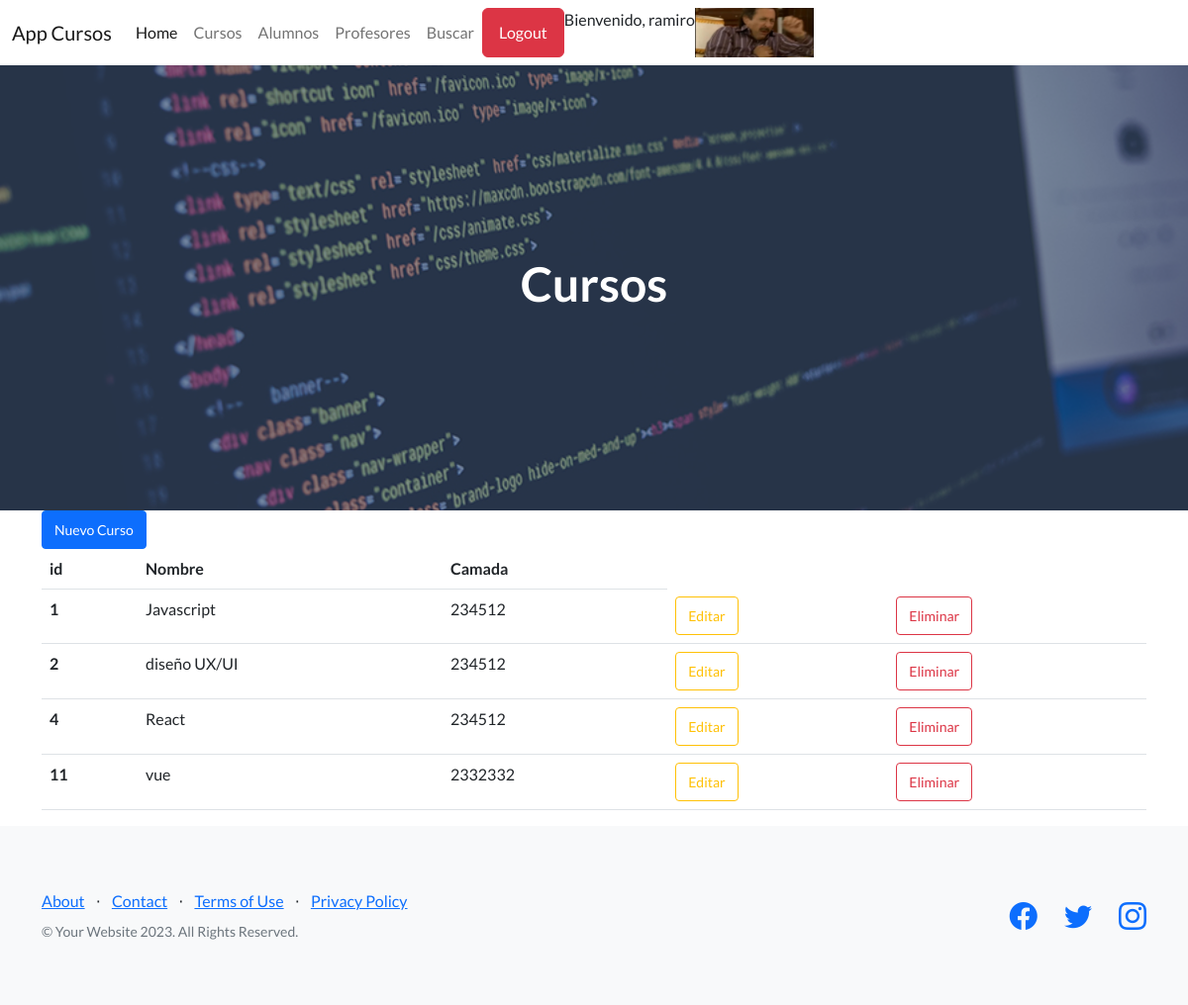
The page /AppCursos/ver_cursos (signed in) on the database as committed earlier.
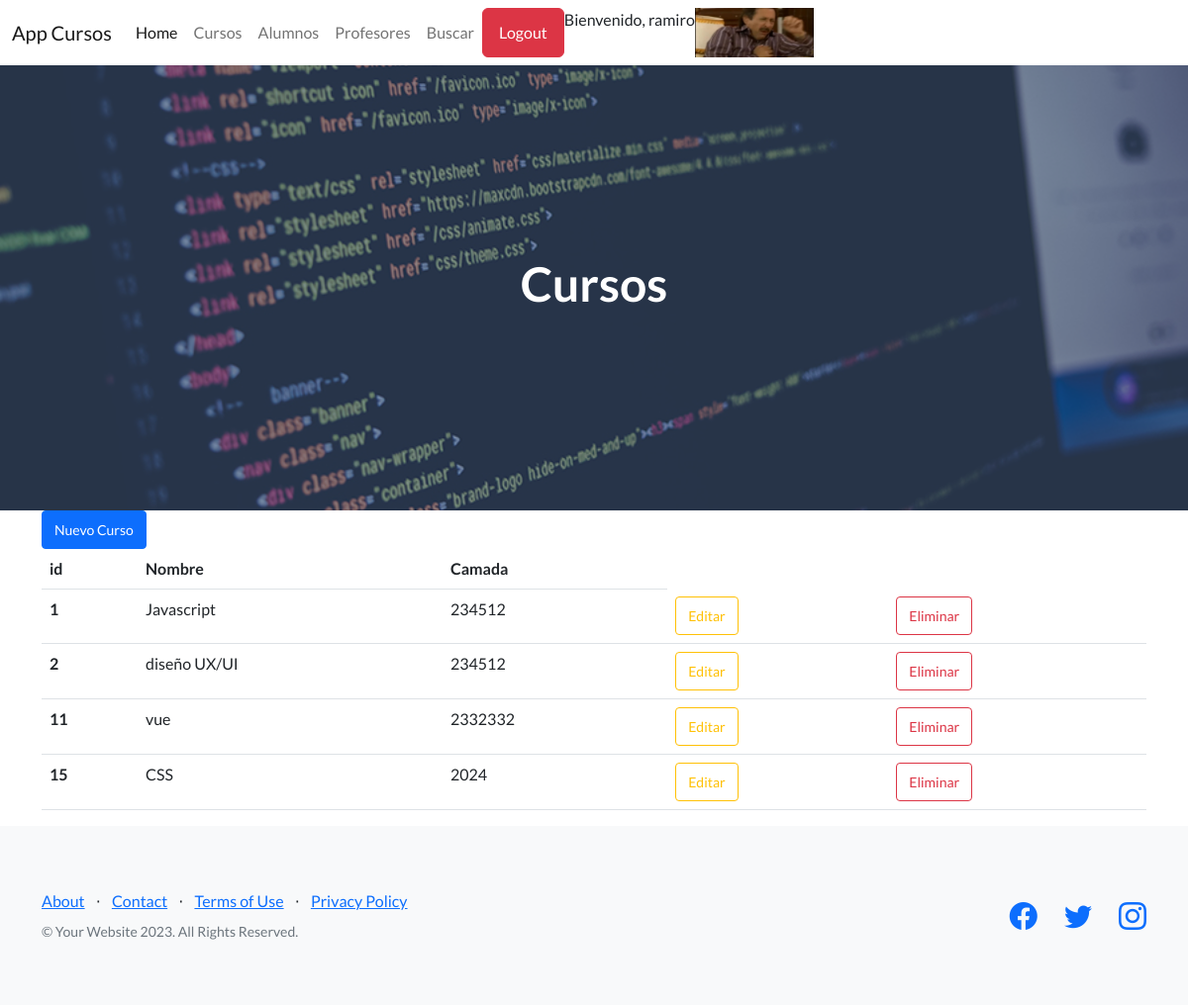
The same page on the database as committed later.
### AppCursos/models.py (models this page shows, shortened)
class Curso (models.Model):
    nombre = models.CharField(max_length=40)
    camada = models.IntegerField()

### AppCursos/views.py (the view)
# urls.py: path('ver_cursos', views.ver_cursos, name="cursos"),
@login_required
def ver_cursos(request):
    cursos = Curso.objects.all()
    avatares = Avatar.objects.filter(user=request.user.id)
    return render(request , "cursos.html", {"url":avatares[0].imagen.url , "cursos": cursos })

### AppCursos/template/cursos.html
{% extends 'padre.html' %}
{% load static %}
{% block header %}
    <h1 class="text-center" style="color: white;">Cursos</h1>
{% endblock %}
{% block contenido %}
<main class="container">
    <a href="alta_curso" class="btn btn-primary btn-sm">Nuevo Curso</a>
    <table class="table">
        <thead>
            <tr>
                <th>id</th>
                <th>Nombre</th>
                <th>Camada</th>
            </tr>
        </thead>
        <tbody>
            {% for n in cursos %}
            <tr>
                <th>{{n.id}}</th>
                <td>{{n.nombre}}</td>
                <td>{{n.camada}}</td>
                <td><a href="{% url 'editar_curso' n.id %}" class="btn btn-outline-warning btn-sm">Editar</a></td>
                {% if request.user.is_authenticated %}
                <td><a href="{% url 'elimina_curso' n.id %}" class="btn btn-outline-danger btn-sm">Eliminar</a></td>
                {% endif %}
            </tr>
            {% endfor %}
        </tbody>
    </table>
</main>
{% endblock %}

Rows that differ between the two databases and show on the page:
removed Curso: id "4", nombre "React", camada "234512"
added Curso: id "15", nombre "CSS", camada "2024"
